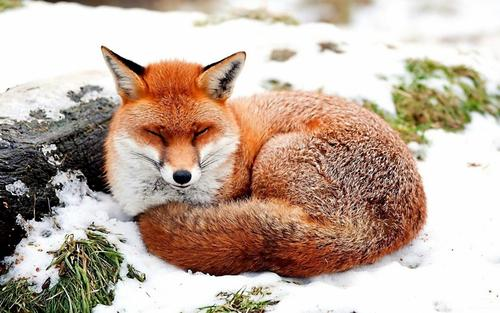
%> input picture 基于DCT的隐藏算法/代码/fox.jpg, 500 x 313 px
$ octave test2.m   (GNU Octave 9; MATLAB toolbox functions it lacks are replaced by stand-ins)
%> lines starting %> are read from the running program, lines starting %| are printed output that depends on the picture
### 基于DCT的隐藏算法/代码/inquireIMG.m
function content = inquireIMG(img)
    [h,w,c] = size(img);
    content = h*w*c/8;
end

### 基于DCT的隐藏算法/代码/blockDCT2.m
function D = blockDCT2(img)
    [m,n,c] = size(img); % 获取高，宽，通道数
    D = zeros(m,n,c);

    fun = @(block_struct) dct2(block_struct.data);

    if c == 3 % 彩色
        for i = 1:3
            rawBlock = blockproc(img(:,:,i),[8,8],fun);
            if i == 1
                D(:,:,1) = rawBlock;
            elseif i == 2
                D(:,:,2) = rawBlock;
            else
                D(:,:,3) = rawBlock;
            end
        end
    else % 灰色
        D = blockproc(img,[8,8],'dct2');
    end
end

### 基于DCT的隐藏算法/代码/IMGdecodeBin.m
% 从图片中提取出二进制码，参数len指的是8x8块的数量
function bin = IMGdecodeBin(img,len)
    D = blockDCT2(img);
    % 获取 高、宽、通道数
    [m,n,c] = size(D);
    rows8x8 = m/8; % 方块行数
    cols8x8 = n/8; % 方块列数

    bin = zeros(len*8,1);
    if c==3
        for cnt=1:len
            row = mod(ceil(cnt/cols8x8),rows8x8);
            if row ==0
                row =1;
            end
            col = mod(cnt,cols8x8);
            if col == 0
                col = 1;
            end
            channel = ceil(cnt/rows8x8/cols8x8);
            temp = decode8x8(D(row*8-7:row*8,col*8-7:col*8,channel));
            bin(cnt*8-7:cnt*8) = temp;
        end
    else
        for cnt=1:len
            row = mod(ceil(cnt/cols8x8),rows8x8);
            if row ==0
                row =1;
            end
            col = mod(cnt,cols8x8);
            if col == 0
                col = 1;
            end
            temp = decode8x8(D(row*8-7:row*8,col*8-7:col*8));
            bin(cnt*8-7:cnt*8) = temp;
        end
    end
end

### 基于DCT的隐藏算法/代码/decode8x8.m
function out = decode8x8(block)
    % (4,4)向右上搜索，撞墙后从(1,6)向坐下搜索
    rs = [4,3,2,1,1,2,3,4];
    cs = [5,6,7,8,7,6,5,4];

    out = zeros(8,1);
    for i = 1:8
       r = rs(i);c = cs(i);
       [sr,sc] = symmetric(r,c);
      if block(r,c) > block(sr,sc) % 右上大于左下，则为1
          out(i) = 1;
      else                         % 否则为0
          out(i) = 0;
      end
    end
end
%% 寻找8x8矩阵中的对称点
% [4 lines left out: function symmetric, not called in this run]

### 基于DCT的隐藏算法/代码/bin2img.m
function img = bin2img(bin,shape)
    bin = reshape(bin,4,[]);
    len = shape(1)*shape(2)*shape(3);
    img = zeros(len,1);
    for i = 1:len-1
        img(i) = bin2uint8([bin(:,i);0;0;0;0]);
    end
    img = img/255;
    img = reshape(img,shape);
end

### 基于DCT的隐藏算法/代码/bin2uint8.m
function num = bin2uint8(bin)
    num = 0;
    base = 2^7;
    for i = 1:8
        num = num+base*bin(i);
        base = base/2;
    end
end

### 基于DCT的隐藏算法/代码/IMGdecodeAudio.m
function au = IMGdecodeAudio(img,len)

    bin = IMGdecodeBin(img,len*2);

    au = bin2audio2(bin)/10000;

end

### 基于DCT的隐藏算法/代码/IMGdecodeIMG.m
function out = IMGdecodeIMG(img,shape)

    bin = IMGdecodeBin(img,shape(1)*shape(2)*shape(3)/2);
    out = bin2img(bin,shape);
end

### 基于DCT的隐藏算法/代码/bin2audio2.m
function au = bin2audio2(bin)
    % 确保bin是 m x 8 形状的矩阵
    bin = reshape(bin,[],8);

    bin = gpuArray(bin);
    au = gpuArray.rand(size(bin,1),1);

    for i = 1:size(bin,1)
        au(i) = bin2float2(bin(i,:));
    end

    au = gather(au);
end

### 基于DCT的隐藏算法/代码/test2.m
clc;clear;
img1 = imread('fox.jpg');
%> img1 is the input picture: size 313x500x3 uint8; mean R, G, B 193.4, 174.6, 161
img1 = double(img1)/255;
%> img1: size 313x500x3 double
[h,w,c] = size(img1);
%> h = 313; w = 500; c = 3
h = h-mod(h,8);
%> h = 312
w = w-mod(w,8);
%> w = 496
%% 提取未知图片
img1 = imresize(img1,[h,w]);
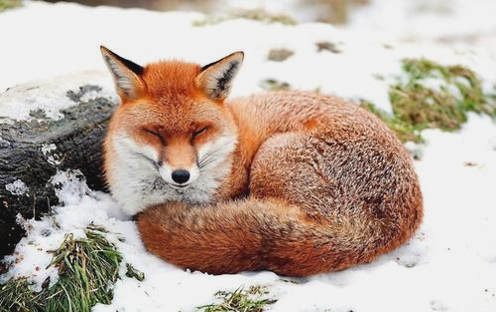
%> img1: size 312x496x3 double; mean R, G, B 0.759, 0.685, 0.632; drawn with min black and max white

content = inquireIMG(img1);
%> content = 58032
t = floor(sqrt(content/3/8));
%> t = 49
t = t - mod(t,8)-1;
%> t = 47
shape = [t,t,3];
%> shape = [47 47 3]

img2 = IMGdecodeIMG(img1,shape);
%> the loop in blockDCT2, `for i = 1:3` made 3 passes
%> pass 1, in blockDCT2, `rawBlock = blockproc(img(:,:,i),[8,8],fun);`:
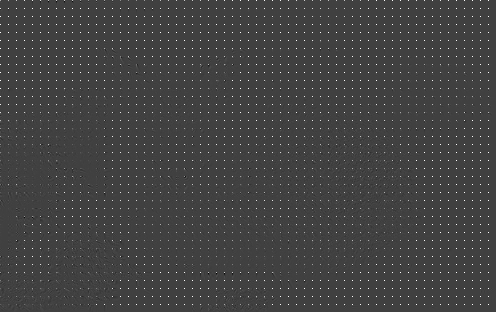
%> rawBlock: size 312x496 double; min -2.73, max 7.99, mean 0.0946; drawn with min black and max white
%> the loop in IMGdecodeBin, `for cnt=1:len` made 3313 passes
%> temp on passes 1 to 3: [0; 1; 0; 0; 1; 0; 0; 0], [1; 1; 0; 1; 0; 1; 0; 1], [1; 1; 1; 1; 0; 1; 1; 0]
%> in bin2img, `len = shape(1)*shape(2)*shape(3);`: len = 6627
%> after the loop in bin2img, `for i = 1:len-1`: img = 6627 values, max 240 at index 5, min 0 at index 23, mean 110
%> in bin2img, `img = img/255;`: img = 6627 values, max 0.941 at index 5, min 0 at index 23, mean 0.431
%> in bin2img, `img = reshape(img,shape);`:
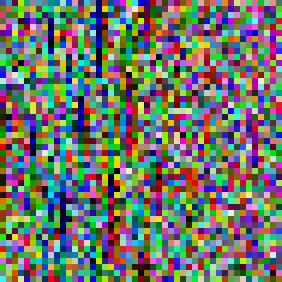
%> img: size 47x47x3 double (shown 6 times larger); mean R, G, B 0.43, 0.454, 0.41
imshow(img2);
%% 提取未知语音
au_r = IMGdecodeAudio(img1,h*w*c/8/8/2);
%> the loop in IMGdecodeBin (call 2), `for cnt=1:len` made 7254 passes
%> the run ends on the next line

$ run again, with 基于DCT的隐藏算法/代码/sunshine.jpg copied over 基于DCT的隐藏算法/代码/fox.jpg
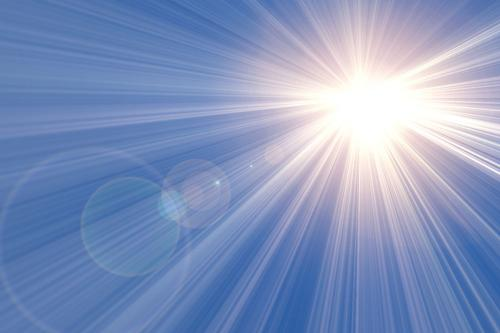
%> input picture 基于DCT的隐藏算法/代码/sunshine.jpg, 500 x 333 px
%> img1 is the input picture: size 333x500x3 uint8; mean R, G, B 131.4, 149.3, 189.9
%> `content = inquireIMG(img1);`: content = 61008
%> `t = floor(sqrt(content/3/8));`: t = 50
%> `t = t - mod(t,8)-1;`: t = 47
%> shape = [47 47 3]
%> the loop in blockDCT2, `for i = 1:3` made 3 passes
%> pass 1, in blockDCT2, `rawBlock = blockproc(img(:,:,i),[8,8],fun);`:
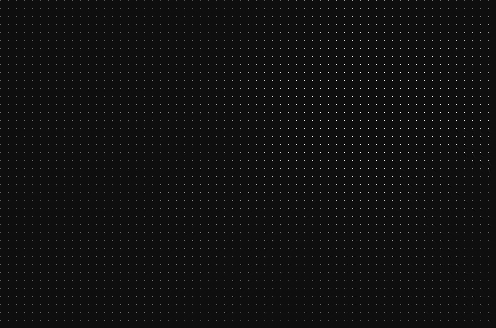
%> rawBlock: size 328x496 double; min -0.499, max 8, mean 0.0644; drawn with min black and max white
%> the loop in IMGdecodeBin, `for cnt=1:len` made 3313 passes
%> temp on passes 1 to 3: [0; 1; 0; 0; 0; 1; 0; 1], [1; 0; 1; 1; 0; 1; 1; 0], [0; 0; 1; 1; 1; 0; 1; 1]
%> len = 6627
%> after the loop in bin2img, `for i = 1:len-1`: img = 6627 values, max 240 at index 18, min 0 at index 30, mean 118.8
%> in bin2img, `img = img/255;`: img = 6627 values, max 0.941 at index 18, min 0 at index 30, mean 0.466
%> in bin2img, `img = reshape(img,shape);`:
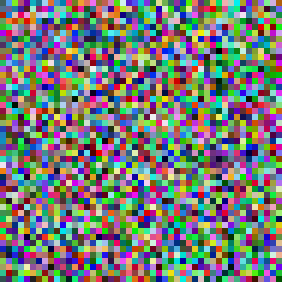
%> img: size 47x47x3 double (shown 6 times larger); mean R, G, B 0.459, 0.474, 0.464
%> the loop in IMGdecodeBin (call 2), `for cnt=1:len` made 7626 passes
